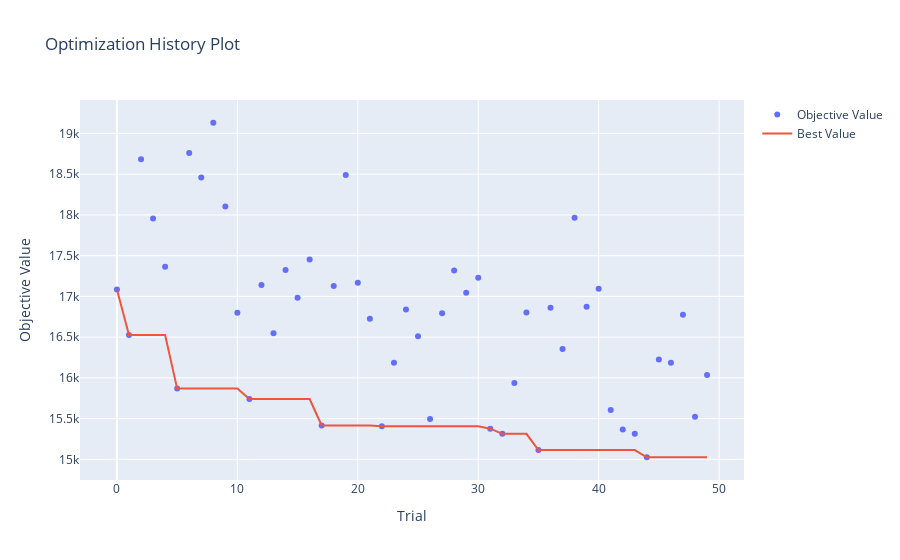
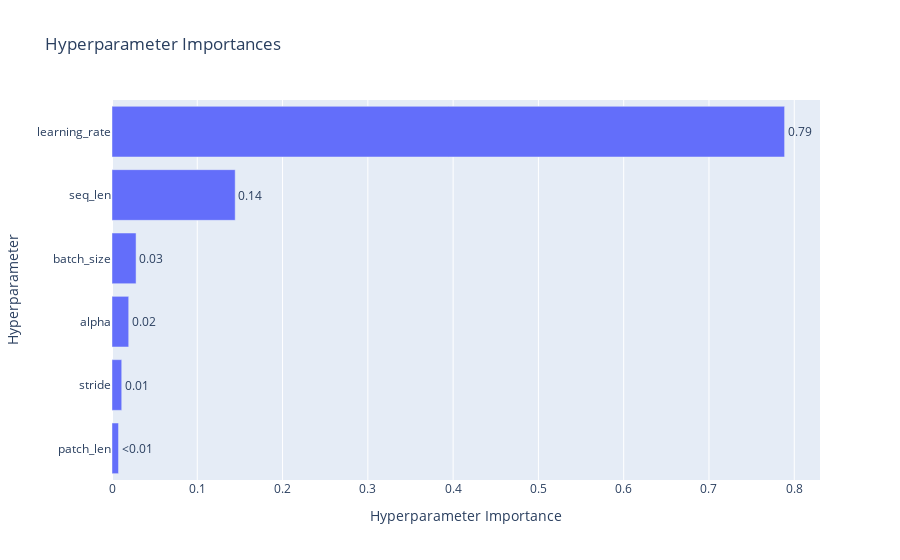

Notebook code for these charts, in order:
### Code cell
from optuna.visualization import plot_optimization_history
from optuna.visualization import plot_param_importances

fig = plot_optimization_history(study)
fig.show()

fig = plot_param_importances(study)
fig.show()

### Figure 1 — Plotly figure (JSON) as saved in the notebook; plotly's stock layout.template omitted (floating-point values rounded to 4 significant figures)
{"data": [{"mode": "markers", "name": "Objective Value", "type": "scatter", "x": [0, 1, 2, 3, 4, 5, 6, 7, 8, 9, 10, 11, 12, 13, 14, 15, 16, 17, 18, 19, 20, 21, 22, 23, 24, 25, 26, 27, 28, 29, 30, 31, 32, 33, 34, 35, 36, 37, 38, 39, 40, 41, 42, 43, 44, 45, 46, 47, 48, 49], "y": [17080.0, 16530.0, 18680.0, 17960.0, 17360.0, 15870.0, 18760.0, 18460.0, 19130.0, 18100.0, 16800.0, 15740.0, 17140.0, 16550.0, 17320.0, 16980.0, 17450.0, 15410.0, 17130.0, 18490.0, 17170.0, 16720.0, 15400.0, 16180.0, 16840.0, 16510.0, 15490.0, 16790.0, 17320.0, 17040.0, 17230.0, 15380.0, 15310.0, 15940.0, 16800.0, 15110.0, 16860.0, 16360.0, 17970.0, 16870.0, 17090.0, 15610.0, 15360.0, 15310.0, 15030.0, 16220.0, 16180.0, 16780.0, 15520.0, 16030.0]}, {"mode": "lines", "name": "Best Value", "type": "scatter", "x": [0, 1, 2, 3, 4, 5, 6, 7, 8, 9, 10, 11, 12, 13, 14, 15, 16, 17, 18, 19, 20, 21, 22, 23, 24, 25, 26, 27, 28, 29, 30, 31, 32, 33, 34, 35, 36, 37, 38, 39, 40, 41, 42, 43, 44, 45, 46, 47, 48, 49], "y": [17080.0, 16530.0, 16530.0, 16530.0, 16530.0, 15870.0, 15870.0, 15870.0, 15870.0, 15870.0, 15870.0, 15740.0, 15740.0, 15740.0, 15740.0, 15740.0, 15740.0, 15410.0, 15410.0, 15410.0, 15410.0, 15410.0, 15400.0, 15400.0, 15400.0, 15400.0, 15400.0, 15400.0, 15400.0, 15400.0, 15400.0, 15380.0, 15310.0, 15310.0, 15310.0, 15110.0, 15110.0, 15110.0, 15110.0, 15110.0, 15110.0, 15110.0, 15110.0, 15110.0, 15030.0, 15030.0, 15030.0, 15030.0, 15030.0, 15030.0]}, {"marker": {"color": "#cccccc"}, "mode": "markers", "name": "Infeasible Trial", "showlegend": false, "type": "scatter", "x": [], "y": []}], "layout": {"title": {"text": "Optimization History Plot"}, "xaxis": {"title": {"text": "Trial"}}, "yaxis": {"title": {"text": "Objective Value"}}}}

### Figure 2 — Plotly figure (JSON) as saved in the notebook; plotly's stock layout.template omitted (floating-point values rounded to 4 significant figures)
{"data": [{"cliponaxis": false, "hovertemplate": ["patch_len (IntDistribution): 0.00764510404950652<extra></extra>", "stride (IntDistribution): 0.011412197121903334<extra></extra>", "alpha (FloatDistribution): 0.019584210401859654<extra></extra>", "batch_size (CategoricalDistribution): 0.028225870693504792<extra></extra>", "seq_len (CategoricalDistribution): 0.14445527893270751<extra></extra>", "learning_rate (FloatDistribution): 0.7886773388005183<extra></extra>"], "name": "Objective Value", "orientation": "h", "text": ["<0.01", "0.01", "0.02", "0.03", "0.14", "0.79"], "textposition": "outside", "type": "bar", "x": [0.007645, 0.01141, 0.01958, 0.02823, 0.1445, 0.7887], "y": ["patch_len", "stride", "alpha", "batch_size", "seq_len", "learning_rate"]}], "layout": {"title": {"text": "Hyperparameter Importances"}, "xaxis": {"title": {"text": "Hyperparameter Importance"}}, "yaxis": {"title": {"text": "Hyperparameter"}}}}
